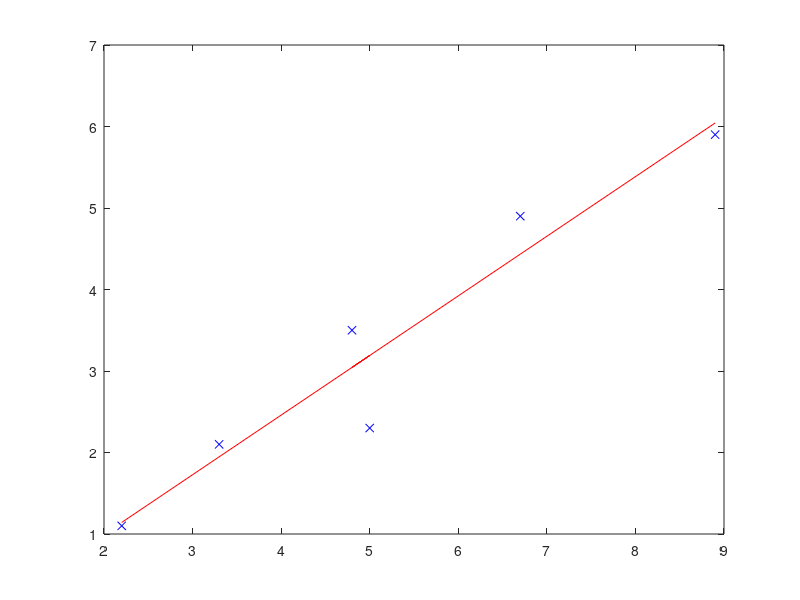

Write the MATLAB code that produced this figure.
%% Clear
clear all;close all;
%% Variables
x = [2.2, 3.3, 5, 4.8, 6.7, 8.9]';
y = [1.1, 2.1, 2.3, 3.5, 4.9, 5.9]';
% xnew = [1.1,2.1,3.1,4.0,4.9,5.9]';
%% Model Order;
order = 1;
X = [];
Xnew = [];
for i = 0 : order;
    X = [X x.^i];
%     Xnew = [Xnew xnew.^i];
end
%% Learn model
w = inv(X'*X)*X'*y;
%% Compute Predictions
% pred = w' * Xnew'; 
pred = X * w;
%% Loss
difference = [x, pred, pred - x];
loss = mean((pred - x).^2);
%% Learn model numerically
meanx = mean(x);
meany = mean(y);
meanxy = mean(x.*y);
sqmeanx = mean(x)^2;
meanxsq = mean(x.^2);
w1 = (meanxy - meanx * meany) / (meanxsq - sqmeanx);
w0 = meany - w1 * meanx;
%% Plot model
plot(x,y,'bx');
hold on;
plot(x, X * w, 'r');
% plot(x, pred, 'b');